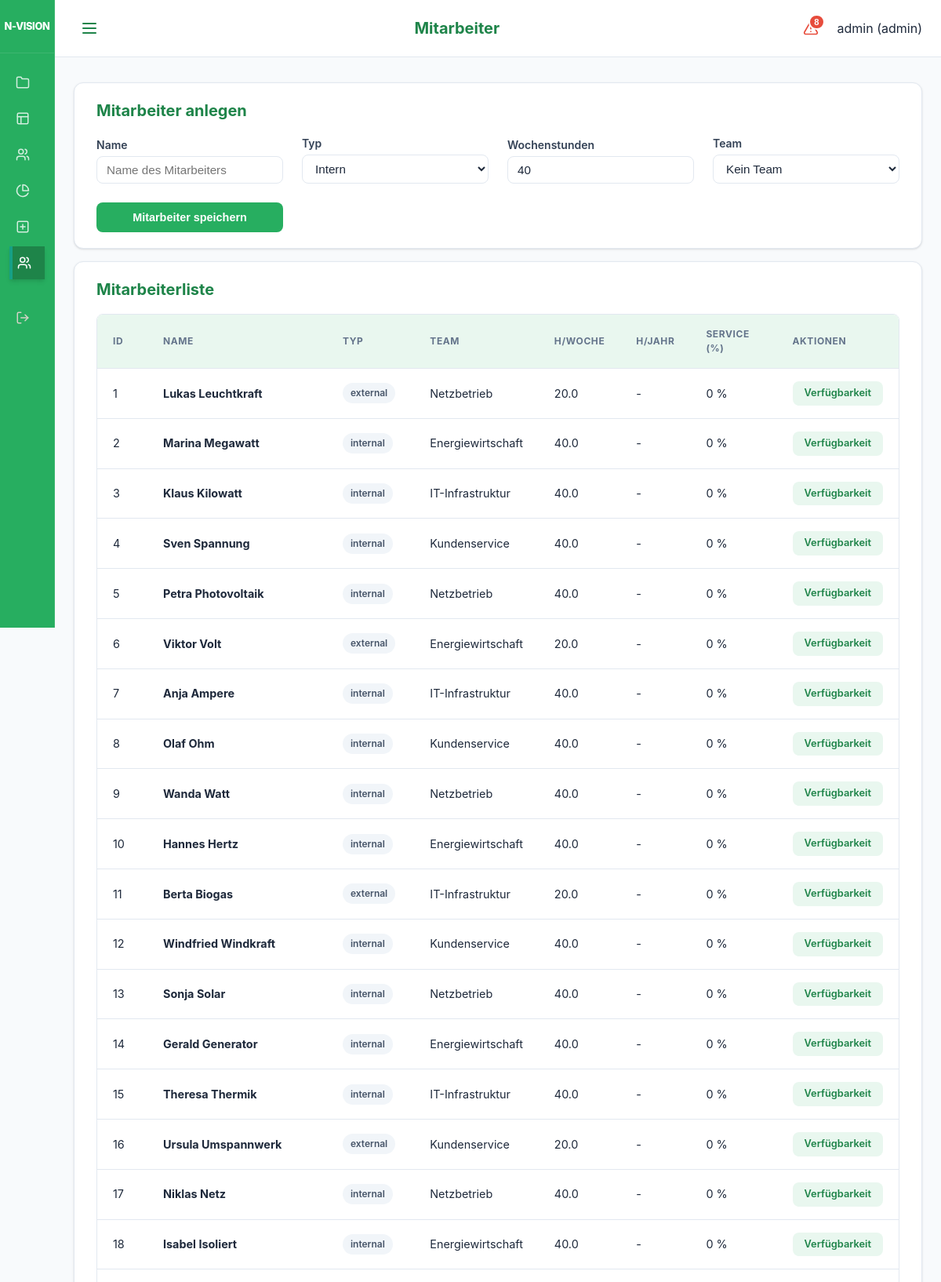
Page /ui/employees (signed in, upper part) on the committed database.
### models.py (models this page shows)
class User(Base):
    __tablename__ = "users"
    id = Column(Integer, primary_key=True, index=True)
    username = Column(String, unique=True, index=True)
    hashed_password = Column(String)
    role = Column(Enum(UserRole), default=UserRole.EMPLOYEE)
    employee_id = Column(Integer, ForeignKey("employees.id"), nullable=True)
    is_active = Column(Boolean, default=True)
    employee = relationship("Employee", back_populates="user")

class Employee(Base):
    __tablename__ = "employees"
    id = Column(Integer, primary_key=True, index=True)
    name = Column(String, index=True)
    type = Column(Enum(ResourceType), default=ResourceType.INTERNAL)
    role_id = Column(Integer, ForeignKey("roles.id"))
    team_id = Column(Integer, ForeignKey("teams.id"))
    weekly_hours = Column(Float, default=40.0)
    annual_hours_target = Column(Float, nullable=True) # Neuer Wert für Jahresplanung
    employment_start = Column(Date)
    employment_end = Column(Date, nullable=True)
    role = relationship("Role", back_populates="employees")
    team = relationship("Team", back_populates="employees")
    staffings = relationship("Staffing", back_populates="employee")
    service_allocations = relationship("ServiceAllocation", back_populates="employee")
    absences = relationship("Absence", back_populates="employee")
    user = relationship("User", back_populates="employee", uselist=False)
    bookings = relationship("Booking", back_populates="employee")

class Team(Base):
    __tablename__ = "teams"
    id = Column(Integer, primary_key=True, index=True)
    name = Column(String, unique=True, index=True)
    employees = relationship("Employee", back_populates="team")

### main.py (the view)
@app.get("/ui/employees", response_class=HTMLResponse)
def ui_employees(request: Request, db: Session = Depends(get_db), user: models.User = Depends(admin_required)):
    employees = db.query(models.Employee).all()
    teams = db.query(models.Team).all()
    return templates.TemplateResponse(
        request=request, name="employees.html", context={
            "employees": employees,
            "teams": teams,
            "active_page": "employees",
            "user": user
        }
    )

### templates/employees.html (shortened to what this page needs)
{% extends "base.html" %}
{% set title = "Mitarbeiter" %}
{% block content %}
<div class="card">
    <h2>Mitarbeiter anlegen</h2>
    <form action="/ui/employees/add" method="post" style="display: grid; grid-template-columns: repeat(auto-fit, minmax(200px, 1fr)); gap: 1.5rem; align-items: end;">
        <div class="form-group" style="margin-bottom: 0;">
            <label>Name</label>
            <input type="text" name="name" required placeholder="Name des Mitarbeiters">
        </div>
        <div class="form-group" style="margin-bottom: 0;">
            <label>Typ</label>
            <select name="type">
                <option value="internal">Intern</option>
            </select>
        </div>
        <div class="form-group" style="margin-bottom: 0;">
            <label>Wochenstunden</label>
            <input type="number" name="weekly_hours" value="40" step="0.5">
        </div>
        <div class="form-group" style="margin-bottom: 0;">
            <label>Team</label>
            <select name="team_id">
                <option value="">Kein Team</option>
            </select>
        </div>
        <div>
            <button type="submit" class="btn btn-primary" style="width: 100%;">Mitarbeiter speichern</button>
        </div>
    </form>
</div>
<div class="card">
    <h2>Mitarbeiterliste</h2>
    <div class="modern-table-wrapper">
        <table class="modern-table">
            <thead>
                <tr>
                    <th>ID</th>
                    <th>Name</th>
                    <th>Typ</th>
                    <th>Team</th>
                    <th>h/Woche</th>
                    <th>h/Jahr</th>
                    <th>Service (%)</th>
                    <th>Aktionen</th>
                </tr>
            </thead>
            <tbody>
                {% for r in employees %}
                <tr>
                    <td>{{ r.id }}</td>
                    <td><a href="/ui/employees/{{ r.id }}/plan" style="color: inherit; text-decoration: none;"><strong>{{ r.name }}</strong></a></td>
                    <td>
                        <span class="badge badge-default">{{ r.type.value }}</span>
                    </td>
                    <td>{{ r.team.name if r.team else "-" }}</td>
                    <td>{{ r.weekly_hours }}</td>
                    <td>{{ r.annual_hours_target if r.annual_hours_target else "-" }}</td>
                    <td>
                        {% if r.service_allocations %}
                            {{ r.service_allocations[0].capacity_percent | round(1) }} %
                        {% else %}
                            0 %
                        {% endif %}
                    </td>
                    <td>
                        <a href="/ui/employees/{{ r.id }}/plan" class="btn btn-small btn-details">Verfügbarkeit</a>
                    </td>
                </tr>
                {% endfor %}
            </tbody>
        </table>
    </div>
</div>
{% endblock %}

### templates/base.html (shortened to what this page needs)
<!DOCTYPE html>
<html lang="de">
<head>
    <link rel="stylesheet" href="{{ static_url('/static/styles.css') }}">
</head>
<body>
<div class="app-layout">
    <aside class="sidebar">
        <div class="sidebar-header">
            <div class="brand-title">N-VISION</div>
        </div>
        <nav class="sidebar-nav">
            <div class="nav-group">
                <a href="/ui/projects" class="{% if active_page == 'projects' %}active{% endif %}" title="Projekte">
                    <svg xmlns="http://www.w3.org/2000/svg" width="18" height="18" viewBox="0 0 24 24" fill="none" stroke="currentColor" stroke-width="2" stroke-linecap="round" stroke-linejoin="round" class="nav-icon"><path d="M22 19a2 2 0 0 1-2 2H4a2 2 0 0 1-2-2V5a2 2 0 0 1 2-2h5l2 3h9a2 2 0 0 1 2 2z"/></svg>
                </a>
                <a href="/" class="{% if active_page == 'heatmap' %}active{% endif %}" title="Heatmap">
                    <svg xmlns="http://www.w3.org/2000/svg" width="18" height="18" viewBox="0 0 24 24" fill="none" stroke="currentColor" stroke-width="2" stroke-linecap="round" stroke-linejoin="round" class="nav-icon"><rect width="18" height="18" x="3" y="3" rx="2"/><path d="M3 9h18"/><path d="M9 21V9"/></svg>
                </a>
                <a href="/ui/pab" class="{% if active_page == 'pab' %}active{% endif %}" title="Public Advisory Board">
                </a>
                <a href="/ui/reports" class="{% if active_page == 'reports' %}active{% endif %}" title="Reports">
                    <svg xmlns="http://www.w3.org/2000/svg" width="18" height="18" viewBox="0 0 24 24" fill="none" stroke="currentColor" stroke-width="2" stroke-linecap="round" stroke-linejoin="round" class="nav-icon"><path d="M21.21 15.89A10 10 0 1 1 8 2.83"></path><path d="M22 12A10 10 0 0 0 12 2v10z"></path></svg>
                </a>
                {% if request.state.user and request.state.user.role.value == 'admin' %}
                <a href="/ui/projects/add" class="{% if active_page == 'project_add' %}active{% endif %}" title="Projekt anlegen">
                    <svg xmlns="http://www.w3.org/2000/svg" width="18" height="18" viewBox="0 0 24 24" fill="none" stroke="currentColor" stroke-width="2" stroke-linecap="round" stroke-linejoin="round" class="nav-icon"><rect width="18" height="18" x="3" y="3" rx="2"/><path d="M12 8v8"/><path d="M8 12h8"/></svg>
                </a>
                <a href="/ui/employees" class="{% if active_page == 'employees' %}active{% endif %}" title="Mitarbeiter">
                </a>
                {% endif %}
            </div>
            <div class="nav-group" style="margin-top: auto;">
                <a href="/logout" class="nav-logout" title="Abmelden">
                </a>
            </div>
        </nav>
    </aside>
    <div class="main-wrapper">
        <header class="top-bar">
            <button class="menu-toggle" id="menuToggle" aria-label="Menü öffnen">
                <svg xmlns="http://www.w3.org/2000/svg" width="24" height="24" viewBox="0 0 24 24" fill="none" stroke="currentColor" stroke-width="2" stroke-linecap="round" stroke-linejoin="round"><line x1="4" x2="20" y1="12" y2="12"/><line x1="4" x2="20" y1="6" y2="6"/><line x1="4" x2="20" y1="18" y2="18"/></svg>
            </button>
            <h1 class="page-title">{{ title if title else "N-VISION" }}</h1>
            <div class="user-info" style="display: flex; align-items: center; gap: 1rem;">
                {% if request.state.user %}
                {% set criticals = get_critical_projects(request) %}
                <button class="critical-trigger" id="criticalTrigger" title="Kritische Projekte">
                    {% if criticals|length > 0 %}
                    <span class="critical-badge">{{ criticals|length }}</span>
                    {% endif %}
                </button>
                {% endif %}
                <span>{{ request.state.user.username if request.state.user else "Gast" }} ({{ request.state.user.role.value if request.state.user else "" }})</span>
            </div>
        </header>
        <main class="content-area">
            {% block content %}{% endblock %}
        </main>
    </div>
</div>
</body>
</html>

### rows in the picture
User: state.user "admin", state.user.role "admin"
Employee: id "1", name "Lukas Leuchtkraft", type.value "external", team "Netzbetrieb", weekly_hours "20.0", annual_hours_target "-", shows "0 %"
Employee: id "2", name "Marina Megawatt", type.value "internal", team "Energiewirtschaft", weekly_hours "40.0", annual_hours_target "-", shows "0 %"
Employee: id "3", name "Klaus Kilowatt", type.value "internal", team "IT-Infrastruktur", weekly_hours "40.0", annual_hours_target "-", shows "0 %"
Employee: id "4", name "Sven Spannung", type.value "internal", team "Kundenservice", weekly_hours "40.0", annual_hours_target "-", shows "0 %"
Employee: id "5", name "Petra Photovoltaik", type.value "internal", team "Netzbetrieb", weekly_hours "40.0", annual_hours_target "-", shows "0 %"
Employee: id "6", name "Viktor Volt", type.value "external", team "Energiewirtschaft", weekly_hours "20.0", annual_hours_target "-", shows "0 %"
Employee: id "7", name "Anja Ampere", type.value "internal", team "IT-Infrastruktur", weekly_hours "40.0", annual_hours_target "-", shows "0 %"
Employee: id "8", name "Olaf Ohm", type.value "internal", team "Kundenservice", weekly_hours "40.0", annual_hours_target "-", shows "0 %"
Employee: id "9", name "Wanda Watt", type.value "internal", team "Netzbetrieb", weekly_hours "40.0", annual_hours_target "-", shows "0 %"
Employee: id "10", name "Hannes Hertz", type.value "internal", team "Energiewirtschaft", weekly_hours "40.0", annual_hours_target "-", shows "0 %"
Employee: id "11", name "Berta Biogas", type.value "external", team "IT-Infrastruktur", weekly_hours "20.0", annual_hours_target "-", shows "0 %"
Employee: id "12", name "Windfried Windkraft", type.value "internal", team "Kundenservice", weekly_hours "40.0", annual_hours_target "-", shows "0 %"
Employee: id "13", name "Sonja Solar", type.value "internal", team "Netzbetrieb", weekly_hours "40.0", annual_hours_target "-", shows "0 %"
Employee: id "14", name "Gerald Generator", type.value "internal", team "Energiewirtschaft", weekly_hours "40.0", annual_hours_target "-", shows "0 %"
Employee: id "15", name "Theresa Thermik", type.value "internal", team "IT-Infrastruktur", weekly_hours "40.0", annual_hours_target "-", shows "0 %"
Employee: id "16", name "Ursula Umspannwerk", type.value "external", team "Kundenservice", weekly_hours "20.0", annual_hours_target "-", shows "0 %"
Employee: id "17", name "Niklas Netz", type.value "internal", team "Netzbetrieb", weekly_hours "40.0", annual_hours_target "-", shows "0 %"
Employee: id "18", name "Isabel Isoliert", type.value "internal", team "Energiewirtschaft", weekly_hours "40.0", annual_hours_target "-", shows "0 %"

### other values in the picture
{{ title if title else "N-VISION" }} "Mitarbeiter"
{{ criticals|length }} "8"
